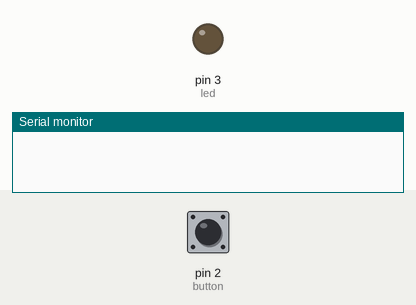
Recording of a sketch running on a simulated Arduino Nano, built with avr-gcc and run on an emulated ATmega328P. Parts: output pins drawn as LEDs (lit = HIGH), the last lines printed to the serial monitor. Inputs (shaded band) come from the test bench; at power-on: pin 2 (button) HIGH.

Above: at 1.2 s.
1.3 s: pin 2 (button) pulled LOW for 0.15 s
At 2.0 s:
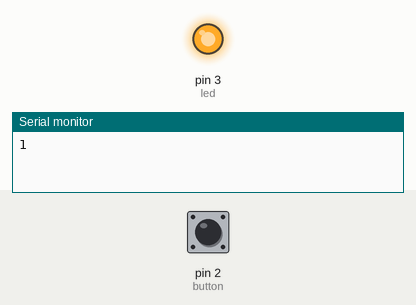
2.9 s: pin 2 (button) pulled LOW for 1 s
At 3.2 s:
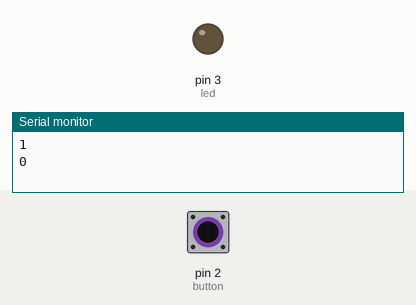
5.4 s: pin 2 (button) pulled LOW for 3.2 s
At 6.3 s:
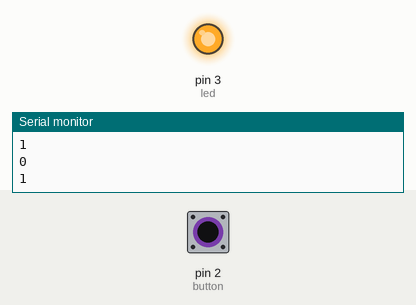
Timing chart, 0 to 8.4 s (numbered marks = the images above; inputs shaded):
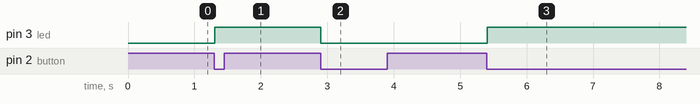

The sketch:

usb_button.ino
```cpp
/*------------------------------------------------*/
const byte button = 2;
const byte led = 3;

volatile boolean state = false; // состояние светодиода, false - ВЫКЛ, true - ВКЛ
boolean rmtBtn = false, lcBtn = false;

/*------------------------------------------------*/
void setup() {
  Serial.begin(9600);
  Serial.setTimeout(100);
  pinMode(button, INPUT_PULLUP); // установка направления работы порта для кнопки как вход
  pinMode(led, OUTPUT); // установка направления работы порта для светодиода как выход
  attachInterrupt (0, button_press, LOW); // установка прерывания №0 (цифровой вывод 2) по изменению сигнала с низкого уровня (0 В) на высокий уровень (5 В), т.е. по переднему фронту сигнала с кнопки.
  //при появлении на порте высокого уровня (5 В) сработает прерывание и запустится обработчик прерывания - функция button_press
}
/*------------------------------------------------*/
void loop() {
  button_tick();
  serial_tick();
  commands_tick();
}
/*------------------------------------------------*/
void button_press () {
  static unsigned long millis_prev;
  if (millis() - 100 > millis_prev) state = !state; // инвертируем состояние светодиода (false - ВЫКЛ, true - ВКЛ) + защита от дребезга контактов
  millis_prev = millis();
}

void button_tick(){
  // Переключатель включен
  if (state && !lcBtn) {
    lcBtn = true;
    Serial.println(lcBtn);
  }
  // Переключатель выключен
  if (!state && lcBtn) {
    // гасим подсветку
    lcBtn = false;
    digitalWrite(led, lcBtn);
    Serial.println(lcBtn);
  }
}

void serial_tick(){
  // получить состояние удаленного переключателя из порта
  if (Serial.available() > 0) rmtBtn = Serial.readString().equals("1\n");
}

void commands_tick(){
  // если удал переключатель выкл
  if (lcBtn && !rmtBtn) {
    digitalWrite(led, HIGH);
  }
  // если удал переключатель вкл
  if (lcBtn && rmtBtn) {
    blink_led();
  }
}

void blink_led() {
  unsigned long currentMillis = millis();
  static unsigned int ledState = LOW;
  static unsigned long previousMillis;

  //проверяем не прошел ли нужный интервал, если прошел то
  if (currentMillis - previousMillis > 100) {
    // сохраняем время последнего переключения
    previousMillis = currentMillis;

    // устанавливаем состояния выхода, чтобы включить или выключить светодиод
    digitalWrite(led, ledState = !ledState);
  }
}
/*------------------------------------------------*/
```

Measured:
- after the input at 1.3 s, pin 3 (led): LOW → HIGH at once
- after the input at 2.9 s, pin 3 (led): HIGH → LOW at once
- after the input at 5.4 s, pin 3 (led): LOW → HIGH at once
